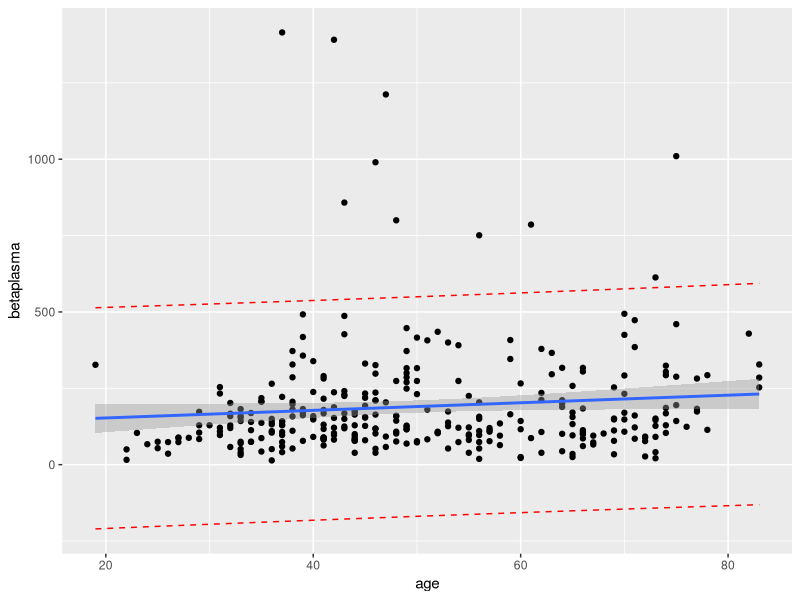
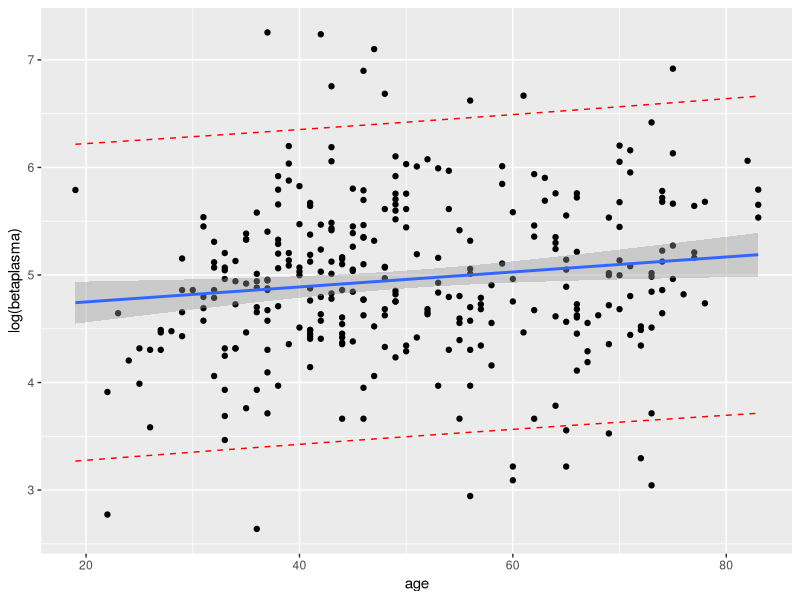
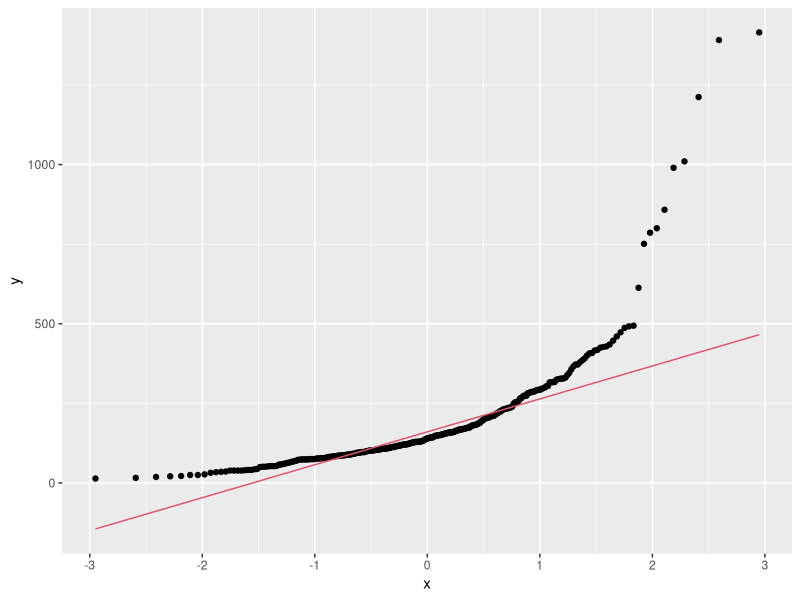
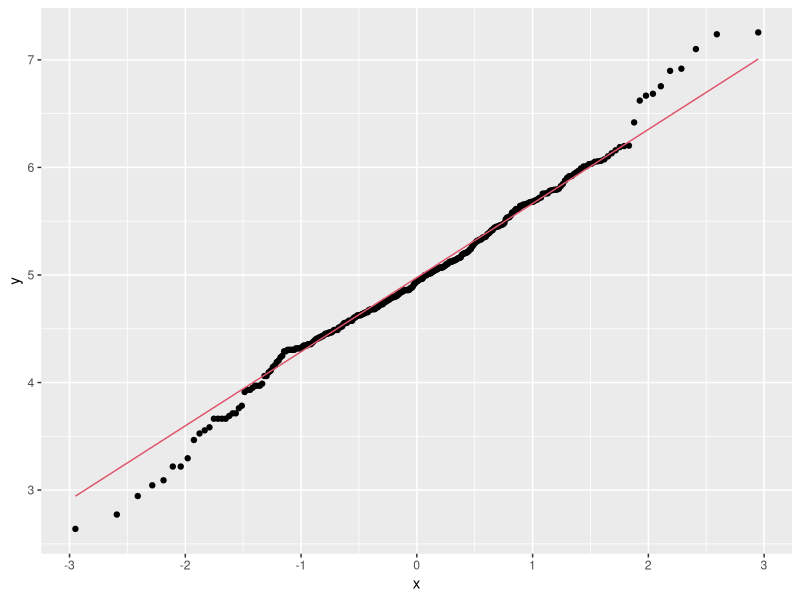
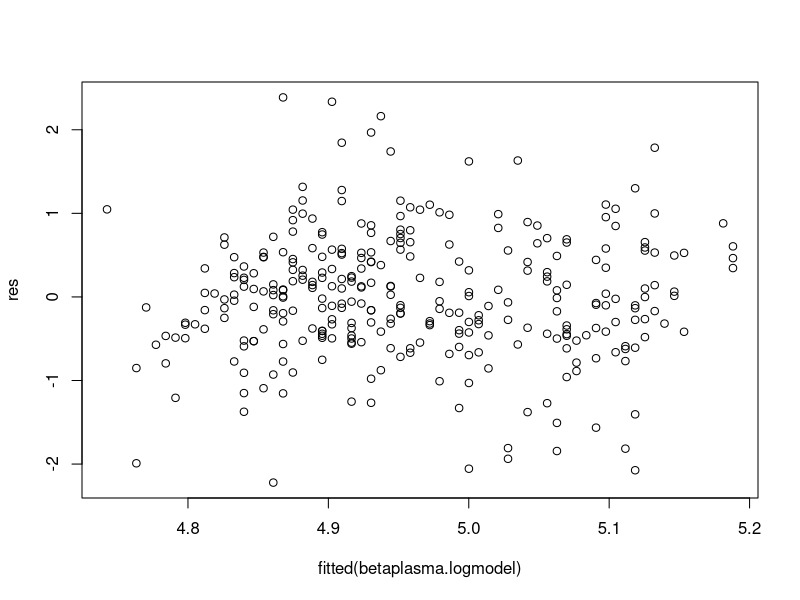
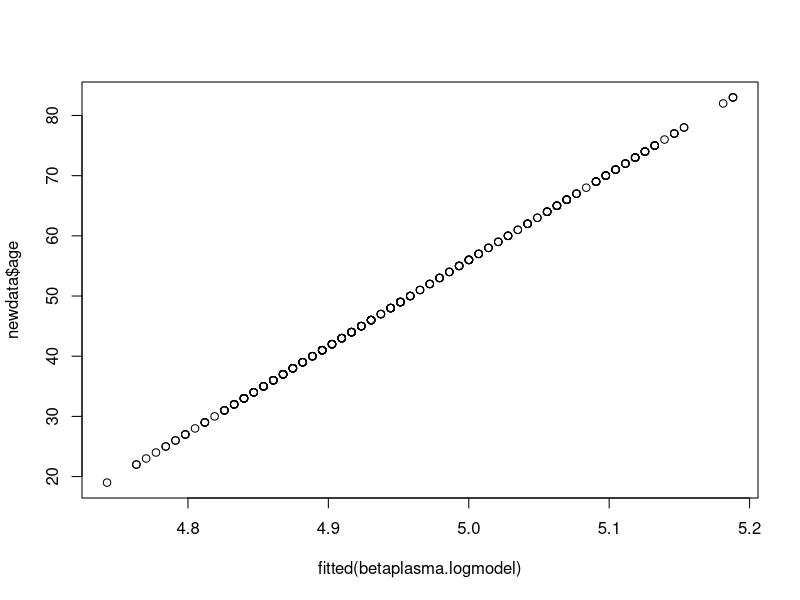

These charts were generated, in order, by the following R code:
library(ggplot2)

plasma <- read.delim("plasma.txt")
head(plasma)
summary(plasma)

# b) the linear plot
newdata <- plasma[plasma$betaplasma > 0, ]
(betaplasma.model = lm(betaplasma ~ age, data = newdata))
(x0 <- data.frame(age = c(76)))
(predict(betaplasma.model, newdata = x0,interval = "confidence"))
(confint(betaplasma.model))

temp_var <- predict(betaplasma.model, interval="prediction")
new_df <- cbind(newdata, temp_var)
ggplot(new_df, aes(x = age, y=betaplasma)) + geom_point() + geom_line(aes(y=lwr), color = "red", linetype = "dashed")+
  geom_line(aes(y=upr), color = "red", linetype = "dashed") + geom_smooth(data = new_df, aes(x = age , y = betaplasma), method = lm) 

# b) the log plot
(betaplasma.logmodel = lm(log(betaplasma) ~ age, data = newdata))

temp_var <- predict(betaplasma.logmodel, interval="prediction")
new_df <- cbind(newdata, temp_var)
ggplot(new_df, aes(x = age, y=log(betaplasma))) + geom_point() + geom_line(aes(y=lwr), color = "red", linetype = "dashed")+
  geom_line(aes(y=upr), color = "red", linetype = "dashed") + geom_smooth(data = new_df, aes(x = age , y = log(betaplasma)), method = lm) 


# QQ-plot
ggplot(newdata, aes(sample= betaplasma)) +stat_qq() + stat_qq_line(color=2) 
ggplot(newdata, aes(sample= log(betaplasma))) +stat_qq() + stat_qq_line(color=2) 

res <- resid(betaplasma.logmodel)
plot(fitted(betaplasma.logmodel), res)


plot(fitted(betaplasma.logmodel), newdata$age)

# Part 2
# a) sex, smokstat, bmicat factors and their frequency tables
newdata$sex <- factor(newdata$sex,
                     levels = c(1, 2),
                     labels = c("Male", "Female"))
table(newdata$sex)

newdata$smokstat <- factor(newdata$smokstat,
                     levels = c(1, 2, 3),
                     labels = c("Never", "Former", "Current"))
table(newdata$smokstat)

newdata$bmicat <- factor(newdata$bmicat,
                     levels = c(1, 2, 3, 4),
                     labels = c("Underweight", "Normal", "Overweight", "Obese"))
table(newdata$bmicat)

# b) beta estimates, std errors & confint for linear model with:

# Underweight as reference variable
newdata$bmicat <- relevel(newdata$bmicat, "Underweight")
(betaplasmabmi.model = lm(log(betaplasma) ~ bmicat , data = newdata))
confint(betaplasmabmi.model)
summary(betaplasmabmi.model)

# Normal as reference variable 
newdata$bmicat <- relevel(newdata$bmicat, "Normal")
(betaplasmabmi.model = lm(log(betaplasma) ~ bmicat , data = newdata))
confint(betaplasmabmi.model)
summary(betaplasmabmi.model)

# c) model: plasma beta-carotene depends on age, sex, smokstat & bmicat

(betaplasmaall.model = lm(log(betaplasma) ~ age + sex + smokstat + bmicat , data = newdata))
exp(betaplasmaall.model$coefficients)
exp(confint(betaplasmaall.model))
summary(betaplasmaall.model)

anova(betaplasma.logmodel, betaplasmaall.model)


(betaplasmareduced.model = lm(log(betaplasma) ~ age + sex+ smokstat + bmicat , data = newdata))

anova(betaplasmareduced.model, betaplasmaall.model)
